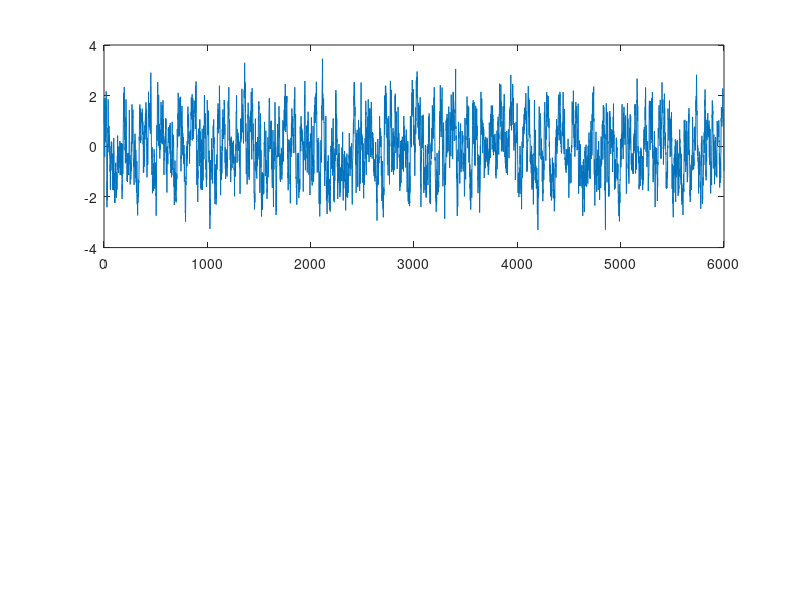

Write the MATLAB code that produced this figure. (Note: this script raises an error after producing the figure.)
function [x_values,y_values] = hilbert()

C78 = C_data;
num_steps = 6000;
dt = 1/100;
P.a = 0;
P.omega = 2*pi;
P.beta = 5;
P.G = 0.5;
hilbert_envelope_array = [];

% Initialize the arrays to store the x, y values for all neurons
x_values = zeros(num_steps, 78);
y_values = zeros(num_steps, 78);

% Initialize x and y vectors with zeros
x = ones(1,78)*0.5;
y = ones(1,78)*0.5;

for step = 1:num_steps
    % Generate a single random noise term for each neuron
    P.noise = randn(1,78)*sqrt(dt);

    % Calculate the dxdt and dydt using the equations provided
    dxdt = (P.a - x.^2 - y.^2).*x - P.omega.*y + (P.G*(diag(C78.*(x - x'))))';
    dydt = (P.a - x.^2 - y.^2).*y - P.omega.*x + (P.G*(diag(C78.*(y - y'))))';

    % Update the x and y values
    x = x+dxdt.*dt+P.beta.*P.noise;
    y = y+dydt.*dt+P.beta.*P.noise;

    % Store the values
    x_values(step,:) = x;
    y_values(step,:) = y;

end

tstep = 1:6000;

figure(1);
clf

for k=1:1:length(C78)

    subplot(2,1,1);
    plot(tstep,x_values(:,k));
    hold on
    
    [yupper,ylower] = envelope(x_values(:,k));
    plot(tstep, yupper);
    
    %% Range Filtering [lower upper]
    
    % Filtering the Original Signal through a 10-14Hz Band
    filtered_x_val = bandpass(x_values(:,k), [10 14], 1000);
    
    % Plotting the Filtered Signal (10-14Hz)
    subplot(2,1,2);
    plot(tstep, filtered_x_val);
    grid on
    hold on
    
    % Plotting the Upper Envelope on the Subplot (4,1,2)
    [yupper,ylower] = envelope(filtered_x_val);
    plot(tstep, yupper);

    hilbert_envelope = hilbert(yupper);

    hilbert_envelope_array = [hilbert_envelope_array hilbert_envelope];
    
    end

end

%% C78
function C78 = C_data
data = load("C78.mat");
C78 = data.C;
end
